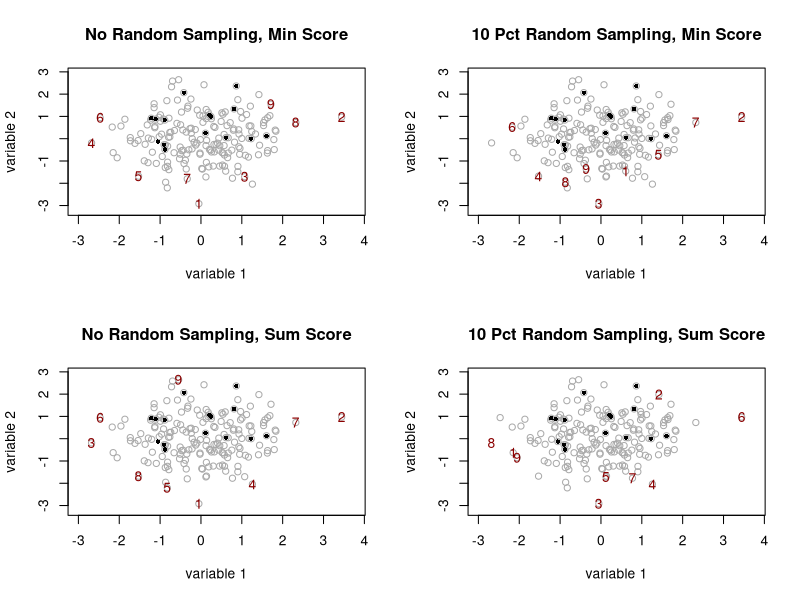

Generate this figure with R:
library(caret)


### Name: maxDissim
### Title: Maximum Dissimilarity Sampling
### Aliases: maxDissim minDiss sumDiss
### Keywords: utilities

### ** Examples



example <- function(pct = 1, obj = minDiss, ...)
{
  tmp <- matrix(rnorm(200 * 2), nrow = 200)

  ## start with 15 data points
  start <- sample(1:dim(tmp)[1], 15)
  base <- tmp[start,]
  pool <- tmp[-start,]
  
  ## select 9 for addition
  newSamp <- maxDissim(
                       base, pool, 
                       n = 9, 
                       randomFrac = pct, obj = obj, ...)
  
  allSamp <- c(start, newSamp)
  
  plot(
       tmp[-newSamp,], 
       xlim = extendrange(tmp[,1]), ylim = extendrange(tmp[,2]), 
       col = "darkgrey", 
       xlab = "variable 1", ylab = "variable 2")
  points(base, pch = 16, cex = .7)
  
  for(i in seq(along = newSamp))
    points(
           pool[newSamp[i],1], 
           pool[newSamp[i],2], 
           pch = paste(i), col = "darkred") 
}

par(mfrow=c(2,2))

set.seed(414)
example(1, minDiss)
title("No Random Sampling, Min Score")

set.seed(414)
example(.1, minDiss)
title("10 Pct Random Sampling, Min Score")

set.seed(414)
example(1, sumDiss)
title("No Random Sampling, Sum Score")

set.seed(414)
example(.1, sumDiss)
title("10 Pct Random Sampling, Sum Score")
